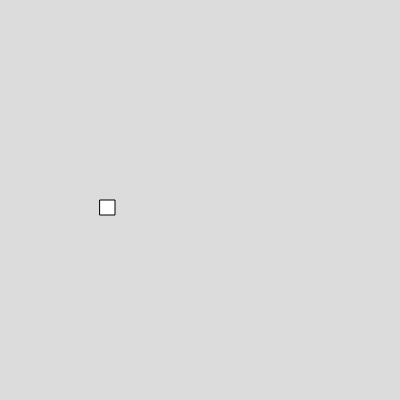
Frame 1 (no input)
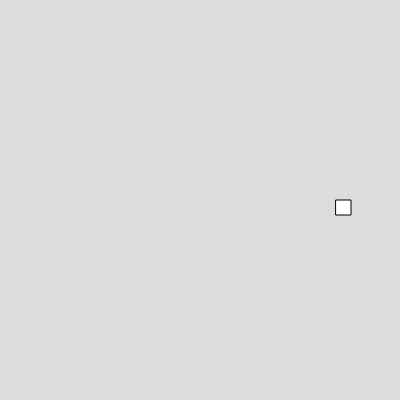
Frame 60 (no input)
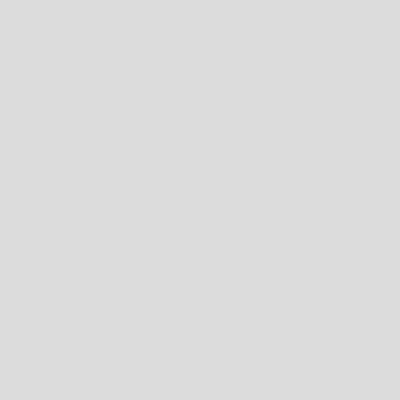
Frame 120 (the mouse pressed at the canvas centre since frame 60)

The p5.js sketch that drew these frames (run headless with seeded random() and noise() and a simulated clock; from frame 60 on, the mouse is pressed at the canvas centre):

// p5.js sketch
// ── sketch.js

var y 

function setup() 
{
  createCanvas(400, 400);

  y = new Box(100,200,15,15,4,2)
}

function draw() 
{
  background(220);
 
  y.show()

  y.move()
  
  }



// ── box.js
class Box
  {
    constructor(x,y,w,h,vx,vy)
    {
      this.x =x;
      this.y =y;
      this.w =w;
      this.h = h;
      this.vx = vx;
      this.vy = vy;
    }
    
    show()
    {
      rect(this.x,this.y,this.w,this.h)
    }
    
    move()
    {
      this.x = this.x+this.vx;
    }

    movey(){

    this.y = this.y+this.vy;
    
    }
  }

  
